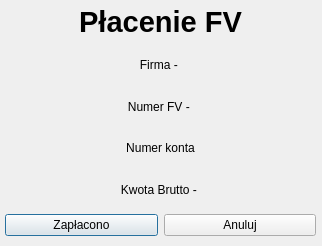
<?xml version="1.0" encoding="UTF-8"?>
<ui version="4.0">
 <class>Dialog</class>
 <widget class="QDialog" name="Dialog">
  <property name="geometry">
   <rect>
    <x>0</x>
    <y>0</y>
    <width>322</width>
    <height>246</height>
   </rect>
  </property>
  <property name="windowTitle">
   <string>Dialog</string>
  </property>
  <widget class="QWidget" name="verticalLayoutWidget">
   <property name="geometry">
    <rect>
     <x>0</x>
     <y>0</y>
     <width>321</width>
     <height>241</height>
    </rect>
   </property>
   <layout class="QVBoxLayout" name="verticalLayout">
    <property name="leftMargin">
     <number>5</number>
    </property>
    <property name="topMargin">
     <number>5</number>
    </property>
    <property name="rightMargin">
     <number>5</number>
    </property>
    <property name="bottomMargin">
     <number>5</number>
    </property>
    <item>
     <widget class="QLabel" name="title">
      <property name="font">
       <font>
        <pointsize>22</pointsize>
        <weight>75</weight>
        <bold>true</bold>
       </font>
      </property>
      <property name="text">
       <string>Płacenie FV</string>
      </property>
      <property name="alignment">
       <set>Qt::AlignHCenter|Qt::AlignTop</set>
      </property>
     </widget>
    </item>
    <item>
     <widget class="QLabel" name="firma">
      <property name="text">
       <string>Firma - </string>
      </property>
      <property name="alignment">
       <set>Qt::AlignCenter</set>
      </property>
     </widget>
    </item>
    <item>
     <widget class="QLabel" name="nr_fv">
      <property name="text">
       <string>Numer FV - </string>
      </property>
      <property name="alignment">
       <set>Qt::AlignCenter</set>
      </property>
     </widget>
    </item>
    <item>
     <widget class="QLabel" name="label_5">
      <property name="text">
       <string>Numer konta</string>
      </property>
      <property name="alignment">
       <set>Qt::AlignCenter</set>
      </property>
     </widget>
    </item>
    <item>
     <widget class="QLabel" name="label_4">
      <property name="text">
       <string>Kwota Brutto - </string>
      </property>
      <property name="alignment">
       <set>Qt::AlignCenter</set>
      </property>
     </widget>
    </item>
    <item>
     <layout class="QHBoxLayout" name="horizontalLayout_2">
      <item>
       <widget class="QPushButton" name="zaplacono">
        <property name="text">
         <string>Zapłacono</string>
        </property>
       </widget>
      </item>
      <item>
       <widget class="QPushButton" name="anuluj">
        <property name="text">
         <string>Anuluj</string>
        </property>
       </widget>
      </item>
     </layout>
    </item>
   </layout>
  </widget>
 </widget>
 <resources/>
 <connections/>
</ui>
